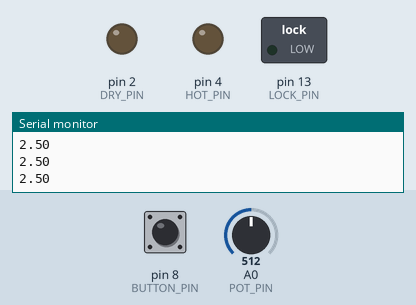
Recording of a sketch running on a simulated Arduino Uno, built with avr-gcc and run on an emulated ATmega328P. Parts: switched loads named in the sketch (green lamp = pin HIGH), output pins drawn as LEDs (lit = HIGH), the last lines printed to the serial monitor. The test bench sets the inputs (shaded band); at power-on: pin 8 (BUTTON_PIN) HIGH, A0 (POT_PIN) = 512.

Above: at 1.2 s.
1.3 s: pin 8 (BUTTON_PIN) pulled LOW for 0.15 s
At 2.5 s:
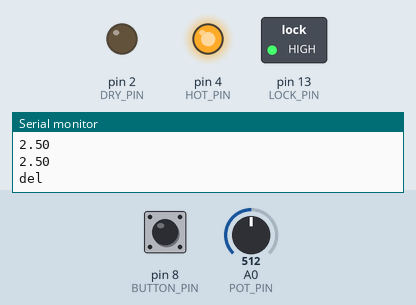
5.9 s: A0 (POT_PIN) set to 122
At 9.0 s:
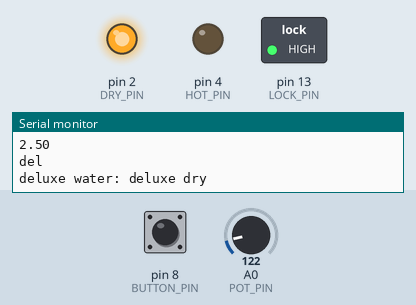
Timing chart, 0 to 16.8 s (numbered marks = the images above; inputs shaded):
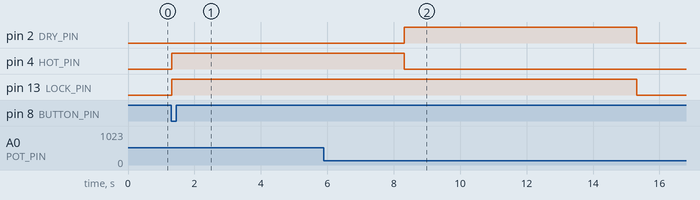

The sketch:

Washer.ino
```cpp
#include <Arduino.h>
#include <Wire.h>
//Fill in the values below with the pins that you chose to use
const int POT_PIN = A0;
const int BUTTON_PIN = 8;
const int HOT_PIN = 4;
const int COLD_PIN = 7;
const int DRY_PIN = 2;
const int LOCK_PIN = 13;
//Economy mode voltage less than 0.1V
//Deluxe mode voltage 2.45V to 2.55V
//Super Deluxe mode voltage greater than 4.9V
int press = 0;
int value = 0;
float convert = 0.0;
enum State {
  idle,
  eco,
  del,
  supdel,
};

State currentState = idle;

void setup() {
  Serial.begin(9600);
  pinMode(POT_PIN, INPUT);
  pinMode(BUTTON_PIN,INPUT_PULLUP);
  pinMode(COLD_PIN,OUTPUT);
  pinMode(HOT_PIN,OUTPUT);
  pinMode(DRY_PIN,OUTPUT);
  pinMode(LOCK_PIN,OUTPUT);
  analogReference(DEFAULT);
}

void loop() {
  currentState = nextState(currentState);
}

State nextState(State state){
  switch (state){
    case idle:
      //Serial.println("idle");
      digitalWrite(COLD_PIN,LOW);
      digitalWrite(HOT_PIN,LOW);
      digitalWrite(DRY_PIN,LOW);
      digitalWrite(LOCK_PIN,LOW);
      value = analogRead(POT_PIN);
      convert = value*(5.0/1023.0);
      press = digitalRead(BUTTON_PIN);
      Serial.println(convert);
      if(convert < 0.1 && press == LOW){
          state = eco;
      }else if(convert > 2.40 && convert < 2.60 && press == LOW){
          state = del;
      }else if(convert > 4.95 && press == LOW){
          state = supdel;
      }else{
        state = idle;
      }
      break;
    case eco:
      Serial.println("eco");
      digitalWrite(COLD_PIN,HIGH);
      digitalWrite(LOCK_PIN,HIGH);
      delay(5000);
      digitalWrite(COLD_PIN,LOW);
      digitalWrite(DRY_PIN,HIGH);
      value = analogRead(POT_PIN);
      convert = value*(5.0/1023.0);
      if(convert > 0.1) { // delux mode dry
        Serial.println("eco water: deluxe dry");
        delay(7000);
      } else {
        Serial.println("deluxe water: eco dry");
        delay(2000);
      }
      state = idle;

      break;
    case del:
      Serial.println("del");
      digitalWrite(HOT_PIN,HIGH);
      digitalWrite(LOCK_PIN,HIGH);
      delay(7000);
      digitalWrite(HOT_PIN,LOW);
      digitalWrite(DRY_PIN,HIGH);
     // digitalWrite(LOCK_PIN,HIGH);
      value = analogRead(POT_PIN);
      convert = value*(5.0/1023.0);
      if(convert < 0.1) { // eco mode dry
      //digitalWrite(LOCK_PIN,HIGH);
        Serial.println("deluxe water: eco dry");
        delay(2000);
      } else {
        Serial.println("deluxe water: deluxe dry");
        delay(7000);
      }
      state = idle;

      break;
    case supdel:
      Serial.println("super deluxe water: hot water");
      digitalWrite(HOT_PIN,HIGH);
      digitalWrite(LOCK_PIN,HIGH);
      delay(7000);
      value = analogRead(POT_PIN);
      convert = value*(5.0/1023.0);
      if(convert < 0.1) { // eco mode dry
        //turn off hot water, and turn on dry in eco mode
        digitalWrite(HOT_PIN,LOW);
        digitalWrite(DRY_PIN,HIGH);
        Serial.println("super deluxe water: eco dry");
        delay(2000);
      } else {
        //turn on , and turn on dry in eco mode
        digitalWrite(COLD_PIN,HIGH);
        Serial.println("super deluxe water: medium water");
        delay(7000);
        digitalWrite(HOT_PIN,LOW);
        digitalWrite(COLD_PIN,LOW);
        digitalWrite(DRY_PIN,HIGH);
        //digitalWrite(LOCK_PIN,HIGH);
        Serial.println("super deluxe water: deluxe dry");
        delay(7000);
      }
      state = idle;

      break;
    }
    return state;
}
```

Measured:
- after the input at 1.3 s, pin 4 (HOT_PIN), pin 13 (LOCK_PIN): LOW → HIGH at once
